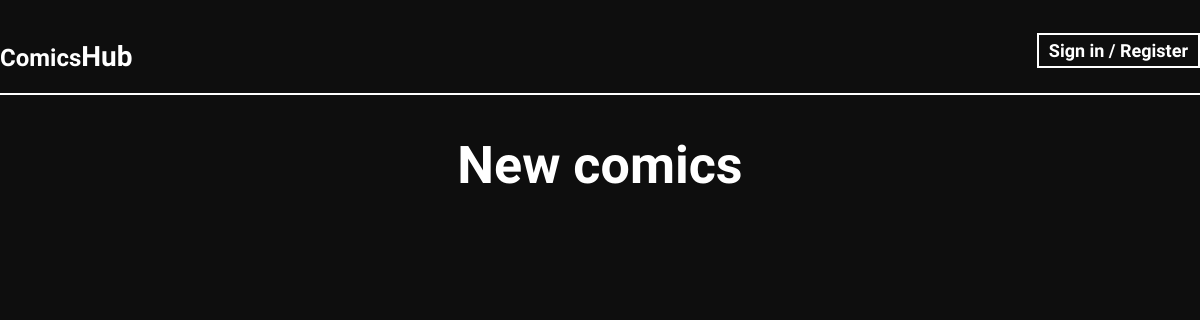
The app's page /, older data.
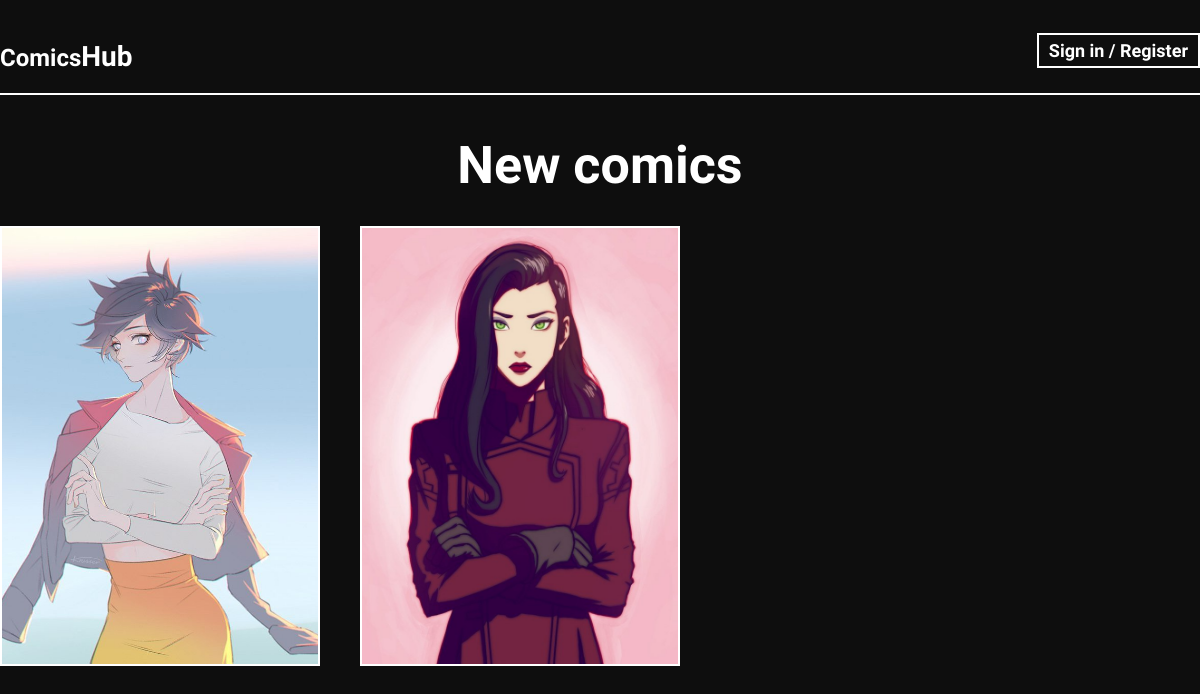
The same page, newer data.
### apps/comics/models.py (models this page shows, shortened)
class Comics(models.Model):
    title = models.CharField(max_length=150, verbose_name='Title')
    slug = AutoSlugField(populate_from='title', verbose_name='Comics url')
    description = models.TextField(max_length=512, null=True, blank=True, verbose_name='Description')
    is_complete = models.BooleanField(default=False, verbose_name='Is complete')
    unique_views = models.ManyToManyField(IP, related_name='post_views', blank=True)
    created_at = models.DateTimeField(auto_now_add=True, verbose_name='Created at')
    updated_at = models.DateTimeField(auto_now=True, verbose_name='Updated at')
    preview_image = models.ImageField(
        upload_to=upload_function, verbose_name='Edit preview image',
        validators=[FileExtensionValidator(allowed_extensions=['jpg', 'jpeg'])]
    )
    like_dislikes = GenericRelation(LikesDislikes)
    tags = TaggableManager()
    author = models.ForeignKey(get_user_model(), null=True, on_delete=models.SET_NULL, verbose_name='Author')
    def total_unique_views(self):
        return self.unique_views.count()
    def get_preview_image(self):
        return mark_safe(f'<img src="{self.preview_image.url}" width="auto" height="130">')
    get_preview_image.short_description = 'Preview image'
    class Meta:
        verbose_name = 'Comic book'
        verbose_name_plural = 'Comics'
        ordering = ['-created_at']

### apps/comics/views.py (the view)
# urls.py: path('', ComicsViewPage.as_view(), name='home'),
class ComicsViewPage(views.View):
    def get(self, request, *args, **kwargs):
        comics = Comics.objects.prefetch_related('unique_views').all()
        context = {
            'comics': comics
        }
        return render(request, 'comics/comics_view_page.html', context=context)

### apps/comics/templates/comics/comics_view_page.html (shortened to what this page needs)
{% extends 'base.html' %}
{% load static %}
{% block content %}
    <h1 class="card-title">New comics</h1>
    <div class="card-rows">
        {% for item in comics %}
            <div class="card">
                <img class="card-img" src="{{ item.preview_image.url }}" alt="">
            </div>
        {% endfor %}
    </div>
{% endblock content %}

Row changes from the older to the newer data that the page shows:
added Comics: preview_image (picture)
added Comics: preview_image (picture)
